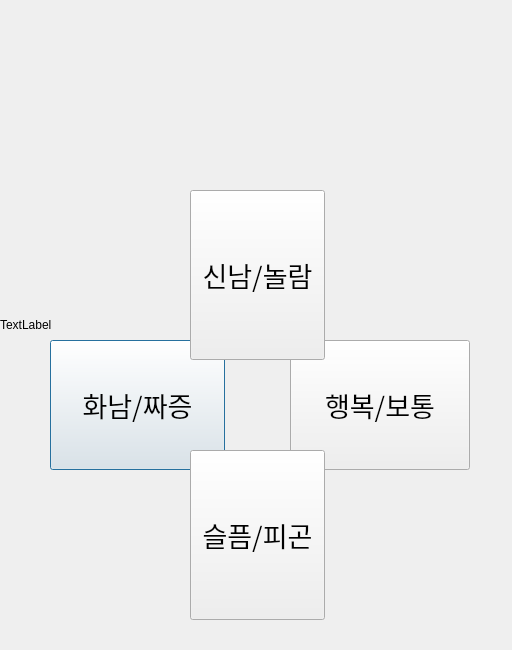
<?xml version="1.0" encoding="UTF-8"?>
<ui version="4.0">
 <class>Dialog</class>
 <widget class="QDialog" name="Dialog">
  <property name="geometry">
   <rect>
    <x>0</x>
    <y>0</y>
    <width>512</width>
    <height>650</height>
   </rect>
  </property>
  <property name="windowTitle">
   <string>Dialog</string>
  </property>
  <widget class="QPushButton" name="btn_1">
   <property name="geometry">
    <rect>
     <x>50</x>
     <y>340</y>
     <width>175</width>
     <height>130</height>
    </rect>
   </property>
   <property name="font">
    <font>
     <family>Agency FB</family>
     <pointsize>20</pointsize>
     <weight>37</weight>
     <bold>true</bold>
    </font>
   </property>
   <property name="text">
    <string>화남/짜증</string>
   </property>
  </widget>
  <widget class="QPushButton" name="btn_4">
   <property name="geometry">
    <rect>
     <x>290</x>
     <y>340</y>
     <width>180</width>
     <height>130</height>
    </rect>
   </property>
   <property name="font">
    <font>
     <family>Agency FB</family>
     <pointsize>20</pointsize>
     <weight>37</weight>
     <bold>true</bold>
    </font>
   </property>
   <property name="text">
    <string>행복/보통</string>
   </property>
  </widget>
  <widget class="QPushButton" name="btn_3">
   <property name="geometry">
    <rect>
     <x>190</x>
     <y>450</y>
     <width>135</width>
     <height>170</height>
    </rect>
   </property>
   <property name="font">
    <font>
     <family>Agency FB</family>
     <pointsize>20</pointsize>
     <weight>37</weight>
     <bold>true</bold>
    </font>
   </property>
   <property name="text">
    <string>슬픔/피곤</string>
   </property>
  </widget>
  <widget class="QLabel" name="lbl_image">
   <property name="geometry">
    <rect>
     <x>0</x>
     <y>0</y>
     <width>512</width>
     <height>650</height>
    </rect>
   </property>
   <property name="text">
    <string>TextLabel</string>
   </property>
  </widget>
  <widget class="QPushButton" name="btn_2">
   <property name="geometry">
    <rect>
     <x>190</x>
     <y>190</y>
     <width>135</width>
     <height>170</height>
    </rect>
   </property>
   <property name="font">
    <font>
     <family>Agency FB</family>
     <pointsize>20</pointsize>
     <weight>37</weight>
     <bold>true</bold>
    </font>
   </property>
   <property name="text">
    <string>신남/놀람</string>
   </property>
  </widget>
  <zorder>lbl_image</zorder>
  <zorder>btn_1</zorder>
  <zorder>btn_4</zorder>
  <zorder>btn_2</zorder>
  <zorder>btn_3</zorder>
 </widget>
 <resources/>
 <connections/>
</ui>
